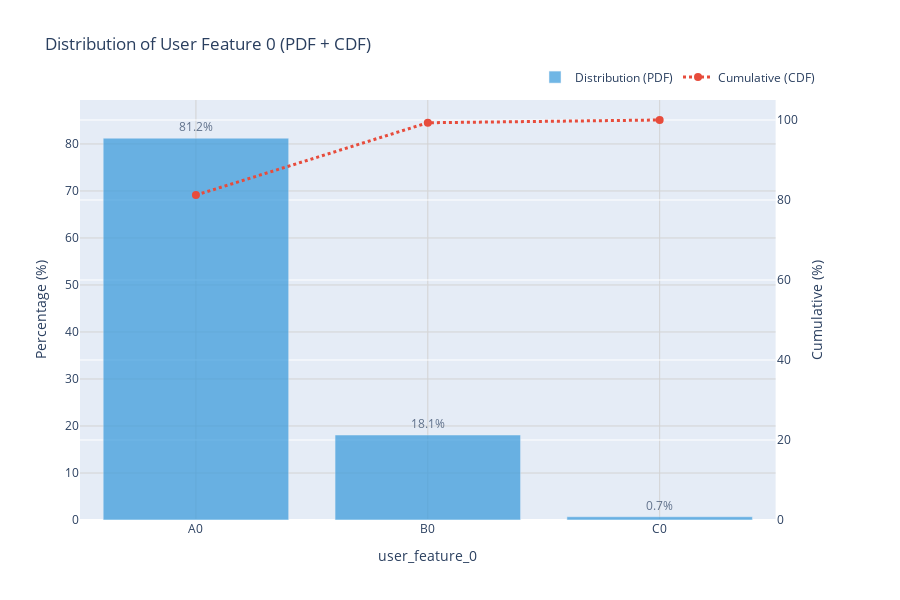

Write notebook code for a chart like this one.
### Code cell
# Plot distribution with CDF for user_feature_0
fig = plot_distribution_with_cdf(
    data=log_df_readable,
    column_name='user_feature_0',
    title='Distribution of User Feature 0 (PDF + CDF)',
    height=600,
    sort_by='count'  # Sort by count (descending)
)
fig.show()

### Figure 1 — Plotly figure (JSON) as saved in the notebook; plotly's stock layout.template omitted (floating-point values rounded to 4 significant figures)
{"data": [{"customdata": [[8123], [1808], [69]], "hovertemplate": "<b>%{x}</b><br>Count: %{customdata[0]:,}<br>Percentage: %{y:.2f}%<br><extra></extra>", "marker": {"color": "#3498db"}, "name": "Distribution (PDF)", "opacity": 0.7, "text": [81.23, 18.08, 0.69], "textposition": "outside", "texttemplate": "%{text:.1f}%", "type": "bar", "x": ["A0", "B0", "C0"], "xaxis": "x", "y": [81.23, 18.08, 0.69], "yaxis": "y"}, {"hovertemplate": "<b>%{x}</b><br>Cumulative: %{y:.2f}%<br><extra></extra>", "line": {"color": "#e74c3c", "dash": "dot", "width": 3}, "marker": {"size": 8, "symbol": "circle"}, "mode": "lines+markers", "name": "Cumulative (CDF)", "type": "scatter", "x": ["A0", "B0", "C0"], "xaxis": "x", "y": [81.23, 99.31, 100.0], "yaxis": "y2"}], "layout": {"height": 600, "hovermode": "x unified", "legend": {"orientation": "h", "x": 1, "xanchor": "right", "y": 1.02, "yanchor": "bottom"}, "showlegend": true, "title": {"text": "Distribution of User Feature 0 (PDF + CDF)"}, "xaxis": {"anchor": "y", "domain": [0, 0.94], "gridcolor": "lightgray", "gridwidth": 1, "showgrid": true, "title": {"text": "user_feature_0"}}, "yaxis": {"anchor": "x", "domain": [0, 1], "gridcolor": "lightgray", "gridwidth": 1, "range": [0, 89.35], "showgrid": true, "title": {"text": "Percentage (%)"}}, "yaxis2": {"anchor": "x", "overlaying": "y", "range": [0, 105], "side": "right", "title": {"text": "Cumulative (%)"}}}}
